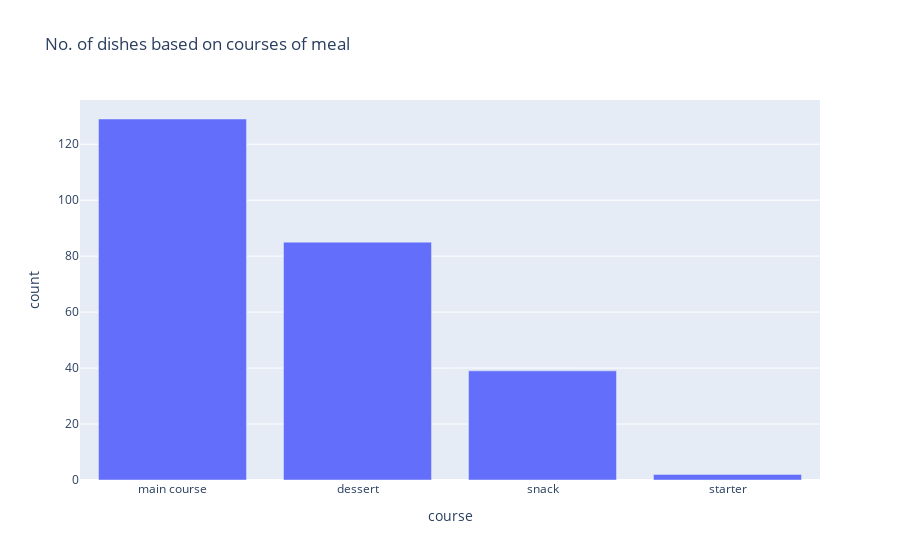

The notebook cell saved with this chart:
### Markdown cell above
### **No. of dishes based on courses of meal**

### Code cell
courses_df = df.course.value_counts().reset_index()
courses_df.columns = ['course','count']
fig = px.bar(courses_df, x = 'course', y = 'count', title='No. of dishes based on courses of meal')
fig.show()

### Figure 1 — Plotly figure (JSON) as saved in the notebook; plotly's stock layout.template omitted (floating-point values rounded to 4 significant figures)
{"data": [{"alignmentgroup": "True", "hovertemplate": "course=%{x}<br>count=%{y}<extra></extra>", "legendgroup": "", "marker": {"color": "#636efa", "pattern": {"shape": ""}}, "name": "", "offsetgroup": "", "orientation": "v", "showlegend": false, "textposition": "auto", "type": "bar", "x": ["main course", "dessert", "snack", "starter"], "xaxis": "x", "y": [129, 85, 39, 2], "yaxis": "y"}], "layout": {"barmode": "relative", "legend": {"tracegroupgap": 0}, "title": {"text": "No. of dishes based on courses of meal"}, "xaxis": {"anchor": "y", "domain": [0, 1], "title": {"text": "course"}}, "yaxis": {"anchor": "x", "domain": [0, 1], "title": {"text": "count"}}}}
